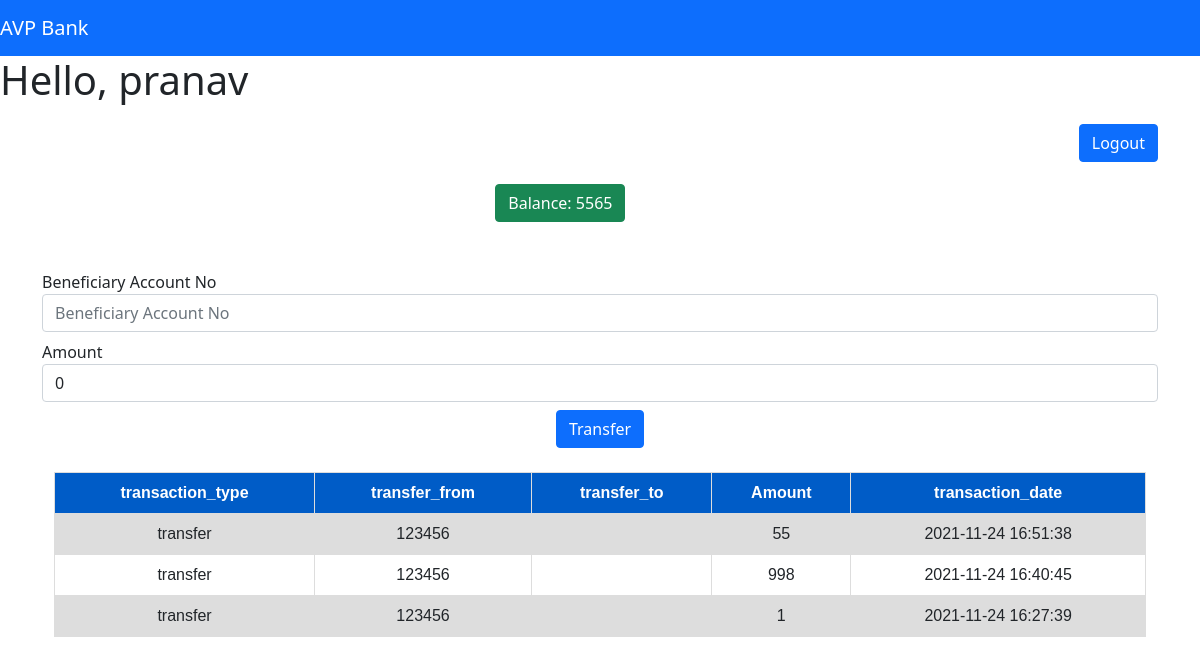
/user/index.php (signed in), run on the app's committed database.
### tables this page shows
CREATE TABLE `accounts` (
  `id` int(11) NOT NULL,
  `account_no` varchar(20) DEFAULT NULL,
  `email` varchar(100) DEFAULT NULL,
  `account_name` varchar(50) NOT NULL,
  `phone_no` varchar(20) DEFAULT NULL,
  `address` text DEFAULT NULL,
  `account_type` varchar(10) DEFAULT NULL,
  `password` varchar(100) DEFAULT NULL,
  `branch_id` varchar(20) DEFAULT NULL,
  `balance` int(11) DEFAULT NULL,
  `created_on` datetime DEFAULT NULL
);

CREATE TABLE `transactions` (
  `id` int(11) NOT NULL,
  `transaction_type` varchar(20) DEFAULT NULL,
  `transfer_from` varchar(20) DEFAULT NULL,
  `transfer_to` varchar(20) DEFAULT NULL,
  `amount` int(11) DEFAULT NULL,
  `transaction_date` datetime DEFAULT NULL
);

### user/index.php (the view, shortened to what this page needs)
<?php
include $_SERVER['DOCUMENT_ROOT'] . '/classes/page.php';
include $_SERVER['DOCUMENT_ROOT'] . '/db/db.php';
?>
<!doctype html>
<html lang="en">
<head>
    <link href="https://cdn.jsdelivr.net/npm/bootstrap@5.1.3/dist/css/bootstrap.min.css" rel="stylesheet">
</head>
<body>
    <?php
    $id = $_SESSION['id'];
    $sql = "SELECT * FROM `accounts` WHERE `id`='$id'";
    $result = $conn->query($sql)->fetch_assoc();
    $transfer_from = $result['account_no'];
    echo "<h1>Hello, " . $result['account_name'] . "</h1>";
    ?>
    <div class="container" style="margin-top: 20px;">
        <a href="/logout/" class="btn btn-primary" style="float: right;">Logout</a>
        <center>
            <button type="button" class="btn btn-success" style="margin-top: 60px; margin-bottom:40px;">Balance: <?php echo $result['balance']; ?></button>
        </center>
        <form method="POST">
            <div class="form-group mt-2">
                <label for="exampleInputEmail1">Beneficiary Account No</label>
                <input type="number" name="account_no" class="form-control" id="exampleInputEmail1" aria-describedby="emailHelp" placeholder="Beneficiary Account No">
            </div>
            <div class="form-group mt-2">
                <label for="exampleInputPassword1">Amount</label>
                <input type="number" name="amount" value="0" class="form-control" id="exampleInputPassword1" placeholder="Amount">
            </div>
            <center>
                <button type="submit" name="transfer" class="btn btn-primary mt-2">Transfer</button>
            </center>
        </form>
        <div class="container" style="overflow: scroll;">
            <?php
            $sql = "SELECT * FROM `transactions` WHERE `transfer_from`='$transfer_from' OR `transfer_to`='$transfer_from' ORDER BY `id` DESC";
            $transactions = $conn->query($sql); ?>
            <table class="my-4">
                <tbody>
                    <tr>
                        <th class="text-center">transaction_type</th>
                        <th class="text-center">transfer_from</th>
                        <th class="text-center">transfer_to</th>
                        <th class="text-center">Amount</th>
                        <th class="text-center">transaction_date</th>
                    </tr>
                    <?php
                    while ($row = $transactions->fetch_assoc()) {
                        echo "<tr>";
                        echo '<td class="text-center">' . $row['transaction_type'] . '</td>';
                        if ($row['transfer_to'] == $transfer_from) {
                            echo '<td class="text-center">' . $row['transfer_from'] . '</td>';
                        } else {
                            echo '<td class="text-center"></td>';
                        }
                        if ($row['transfer_from'] == $transfer_from) {
                            echo '<td class="text-center">' . $row['transfer_to'] . '</td>';
                        } else {
                            echo '<td class="text-center"></td>';
                        }
                        echo '<td class="text-center">' . $row['amount'] . '</td>';
                        echo '<td class="text-center">' . $row['transaction_date'] . '</td>';
                        echo "</tr>";
                    }
                    ?>
                </tbody>
            </table>
        </div>
    </div>
</body>
</html>

### user/index.php (style rules this page uses)
table { font-family: arial, sans-serif; border-collapse: collapse; width: 100%; }
td, th { border: 1px solid #dddddd; text-align: left; padding: 8px; }
th { background-color: #005cc7; color: white; }
tr:nth-child(even) { background-color: #dddddd; }

### data on the page
accounts: account_name "pranav", balance "5565"
transactions: transaction_type "transfer", transfer_from "123456", amount "55", transaction_date "2021-11-24 16:51:38"
transactions: transaction_type "transfer", transfer_from "123456", amount "998", transaction_date "2021-11-24 16:40:45"
transactions: transaction_type "transfer", transfer_from "123456", amount "1", transaction_date "2021-11-24 16:27:39"
